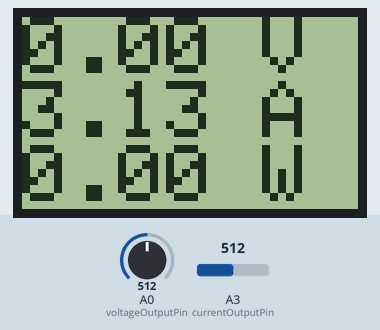
Recording of a program running on a simulated Arduino Nano, built with avr-gcc and run on an emulated ATmega328P. On the bench: 84×48 one-colour display. Inputs (shaded band) come from the test bench; at power-on: A0 (voltageOutputPin) = 512, A3 (currentOutputPin) = 512.

Above: at 1.2 s.
1.3 s: A0 (voltageOutputPin) set to 716
At 2.5 s:
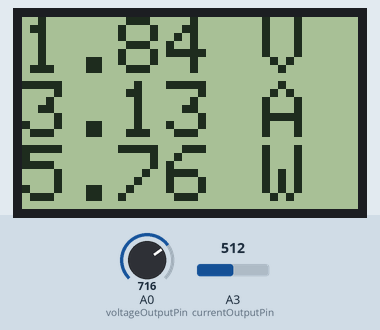
2.8 s: A3 (currentOutputPin) set to 716
At 4.0 s:
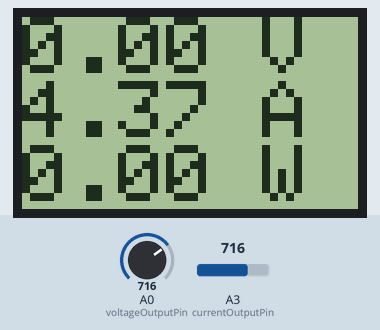
4.3 s: A0 (voltageOutputPin) set to 900
At 4.6 s:
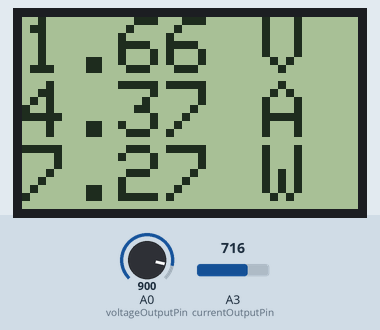
5.8 s: A3 (currentOutputPin) set to 900
At 6.3 s:
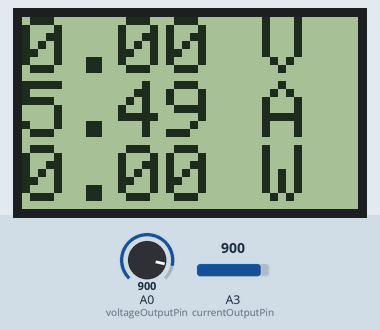
7.3 s: A0 (voltageOutputPin) set to 1023
At 8.0 s:
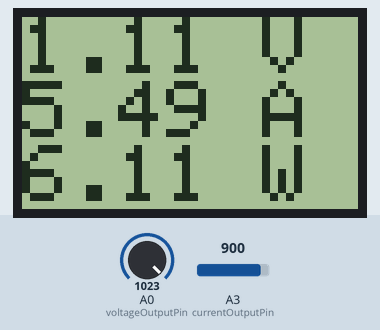
8.8 s: A3 (currentOutputPin) set to 1023
At 9.7 s:
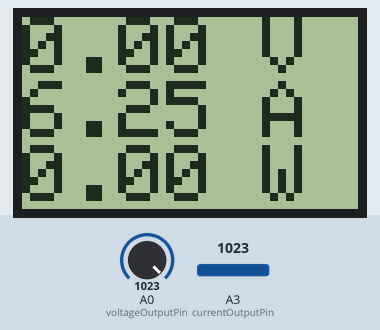
Timing chart, 0 to 11.3 s (numbered marks = the images above; inputs shaded):
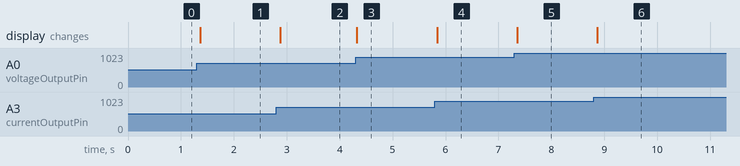

Measured:
- after the input at 1.3 s, the display: changes after 0.06 s (image 1)
- after the input at 2.8 s, the display: changes after 0.08 s (image 2)
- after the input at 4.3 s, the display: changes at once (image 3)
- after the input at 5.8 s, the display: changes at once (image 4)
- after the input at 7.3 s, the display: changes after 0.06 s (image 5)
- after the input at 8.8 s, the display: changes after 0.07 s (image 6)

The program:

main.cpp
```cpp
#include <Arduino.h>
#include <SPI.h>
#include <Adafruit_GFX.h>
#include <Adafruit_PCD8544.h>
#include <stdio.h>
#include <math.h>

#define lgt8f328 // clone with 12bit ADC ,compatibile atmega 328p
#ifdef lgt8f328
#define ANALOG_FACTORY 0.00061050F //  // 2.5v / 4095 = 0.00061050061
#else
#define  ANALOG_FACTORY 0.00244379F // 2.5v / 1023
#endif

// Definiujemy piny, do których jest podłączony wyświetlacz.
#define SCLK 7
#define DIN  6
#define DC   5
#define CS   4
#define RST  3

#define VOLTAGE_DIVIDER_ERROR_FACTOR 1.2F // error factor for voltage measurnig
#define CURRENT_RESITOR_VALUE 0.1F  // nominal 0.1 ohm
#define REFERENCE_VOLT  2.5F
#define VOLTAGE_DIVIDER_FACTORY  16.0F  // all 15k ohm, 1k ohm first step


int voltageOutputPin = A0;
int currentOutputPin = A3;

float voltageScore = 0.0f;
float currentScore = 0.0f;


// Tworzymy obiekt klasy Adafruit_PCD8544.
Adafruit_PCD8544 display = Adafruit_PCD8544(SCLK, DIN, DC, CS, RST);
void setup() {
  analogReference(EXTERNAL);
  // put your setup code here, to run once:
    // Inicjujemy komunikację z wyświetlaczem.
  display.begin();
  // Ustawiamy jasność wyświetlacza.
  display.setContrast(60);
  display.setTextSize(2);
  // Czyścimy ekran.
  display.clearDisplay();
  //Serial.begin(9600);

}

void loop() {
  //mesure voltage on voltage divider
  int voltageVal = analogRead(voltageOutputPin);
    //mesure voltage on current resitor
  int currentVal = analogRead(currentOutputPin);

  //subtracting the current resistor from the voltage divider
  voltageVal -= currentVal;
  float voltageScore = (voltageVal * ANALOG_FACTORY * (VOLTAGE_DIVIDER_FACTORY - VOLTAGE_DIVIDER_ERROR_FACTOR));
  String voltage = String(voltageScore )+" V";


  currentScore = (currentVal * ANALOG_FACTORY) / CURRENT_RESITOR_VALUE;
  String current = String(currentScore ) + " A";

  String power = String(voltageScore * currentScore ) + " W";
  display.clearDisplay();
  display.setCursor(0, 0);
  display.println(voltage);
  display.setCursor(0, 16);
  display.println(current);
  display.setCursor(0, 32);
  display.println(power);
  // Wyświetlamy tekst na ekranie.
  display.display();

  _delay_ms(50);
}
```
